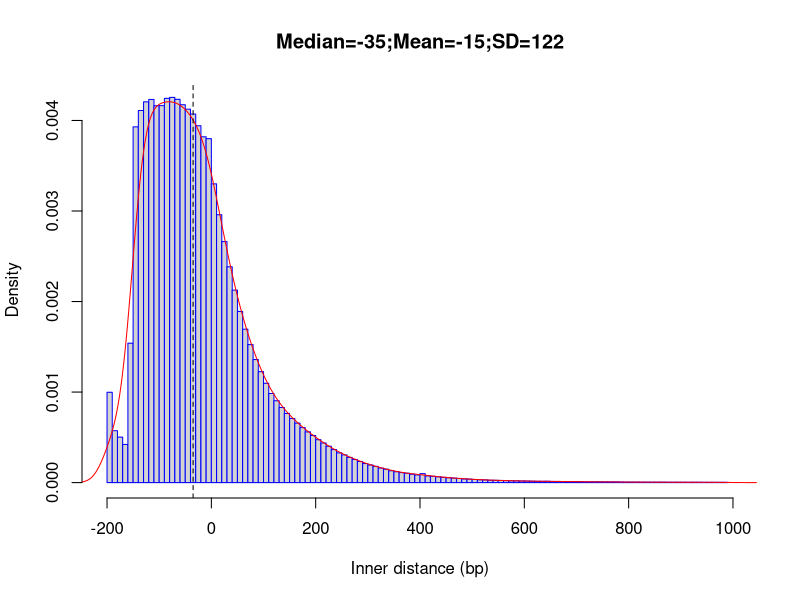

Reproduce this figure in R.
png("/rds/user/is460/hpc-work/muscle-rnaseq/ezbamqc/output/figs/srpk3_wt_ttnb_het_1.inner_distance_plot.png",width=500,height=500,units="px")
fragsize=rep(c(-195,-185,-175,-165,-155,-145,-135,-125,-115,-105,-95,-85,-75,-65,-55,-45,-35,-25,-15,-5,5,15,25,35,45,55,65,75,85,95,105,115,125,135,145,155,165,175,185,195,205,215,225,235,245,255,265,275,285,295,305,315,325,335,345,355,365,375,385,395,405,415,425,435,445,455,465,475,485,495,505,515,525,535,545,555,565,575,585,595,605,615,625,635,645,655,665,675,685,695,705,715,725,735,745,755,765,775,785,795,805,815,825,835,845,855,865,875,885,895,905,915,925,935,945,955,965,975,985),times=c(125819,72293,63321,53133,194228,495620,518405,530458,533843,525051,525197,535338,536648,533986,526424,520266,513483,497206,481762,479173,416205,373186,335759,300670,268199,238415,213746,192278,171465,154530,138386,124122,114028,104621,96283,89276,82833,76579,70685,65673,59788,55203,50651,45968,41438,38568,35088,32233,29439,26569,24521,22599,20305,18685,16533,15135,13901,13050,11708,10635,12463,9281,8734,8092,7330,6751,6222,5812,5091,4870,4315,3914,3766,3267,3178,3004,2738,2517,2447,2263,2103,1939,1806,1775,1828,1569,1576,1510,1403,1287,1346,1055,1075,1036,1070,961,922,910,756,656,678,614,605,606,580,574,555,506,466,456,460,406,438,451,388,389,357,408,354))
frag_sd = round(sd(fragsize),digits=0)
frag_mean = round(mean(fragsize),digits=0)
frag_median = round(median(fragsize),digits=0)
hist(fragsize,probability=T,breaks=120,xlim=c(-200,1000),xlab="Inner distance (bp)",main=paste(c("Median=",frag_median,";","Mean=",frag_mean,";","SD=",frag_sd),collapse=""),border="blue")
lines(density(fragsize,bw=20),col='red')
abline(v=frag_median,lty=2)
dev.state = dev.off()
